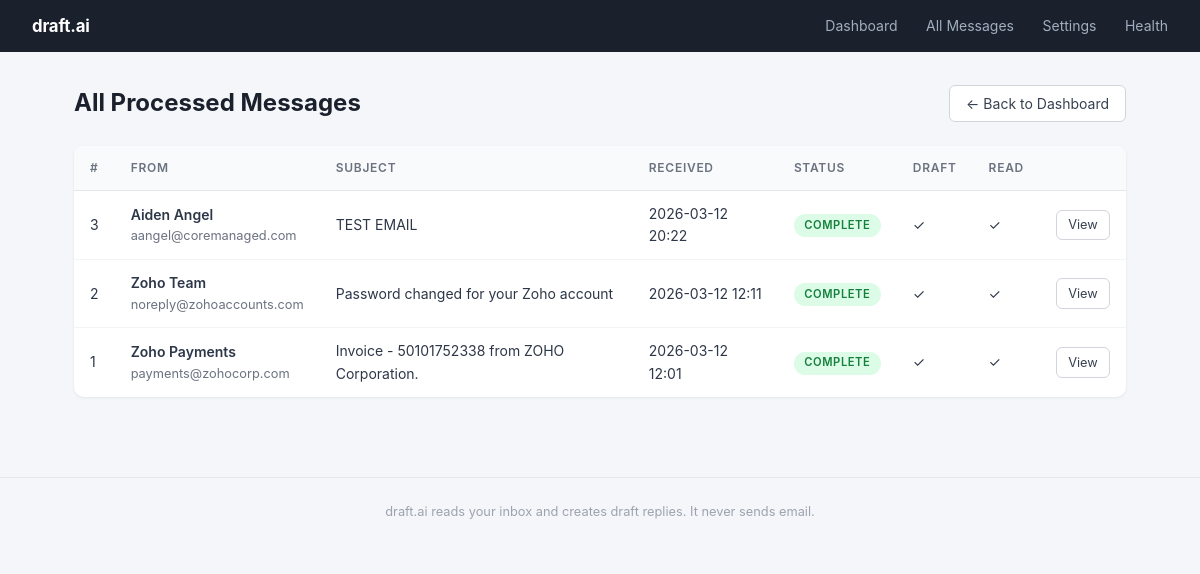
/messages, run on an earlier commit of the app's database.
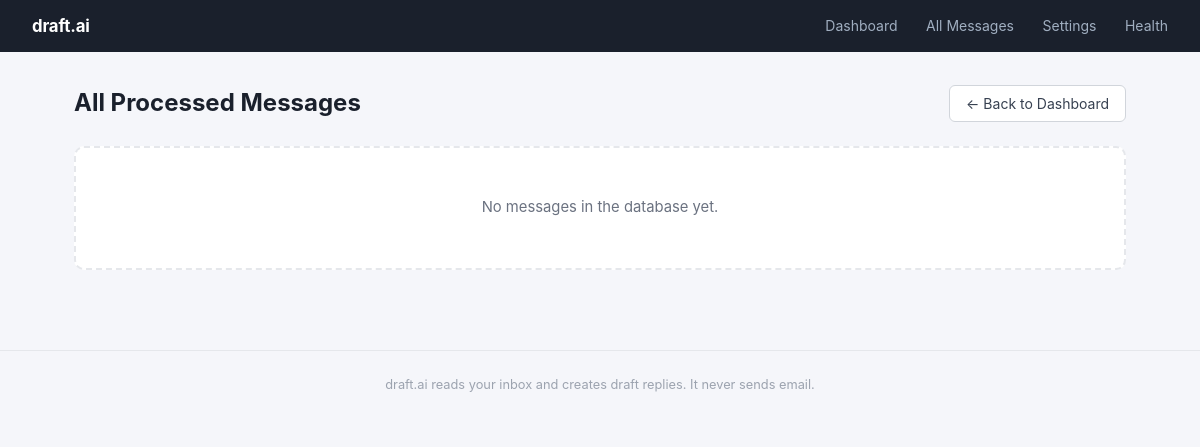
And on a later commit of the database.
### models.py (models this page shows)
class Message(Base):
    __tablename__ = "messages"
    id = Column(Integer, primary_key=True, index=True)
    mailbox_id = Column(Integer, ForeignKey("mailboxes.id"), nullable=False)
    message_id = Column(String, unique=True, nullable=False, index=True)
    uid = Column(String, nullable=True)
    from_email = Column(String, nullable=True)
    from_name = Column(String, nullable=True)
    subject = Column(String, nullable=True)
    received_at = Column(DateTime, nullable=True)
    body_text = Column(Text, nullable=True)
    cleaned_text = Column(Text, nullable=True)
    is_read_marked = Column(Boolean, default=False)
    draft_appended = Column(Boolean, default=False)
    status = Column(String, default="new")
    error_message = Column(Text, nullable=True)
    created_at = Column(DateTime, default=datetime.utcnow)
    mailbox = relationship("Mailbox", back_populates="messages")
    drafts = relationship("Draft", back_populates="message")

### app.py (the view)
@app.get("/messages", response_class=HTMLResponse)
async def list_messages(request: Request, db: Session = Depends(get_db)):
    messages = (
        db.query(Message)
        .order_by(Message.created_at.desc())
        .all()
    )
    return templates.TemplateResponse(
        "messages.html",
        {"request": request, "messages": messages},
    )

### templates/messages.html (shortened to what this page needs)
{% extends "base.html" %}
{% block content %}
<div class="page-header">
  <h1>All Processed Messages</h1>
  <a href="/" class="btn">← Back to Dashboard</a>
</div>
{% if messages %}
<table class="data-table">
  <thead>
    <tr>
      <th>#</th>
      <th>From</th>
      <th>Subject</th>
      <th>Received</th>
      <th>Status</th>
      <th>Draft</th>
      <th>Read</th>
      <th></th>
    </tr>
  </thead>
  <tbody>
  {% for msg in messages %}
    <tr class="{% if msg.status == 'error' %}row-error{% endif %}">
      <td>{{ msg.id }}</td>
      <td>
        <div class="small-from">{{ msg.from_name or '' }}</div>
        <div class="small-email">{{ msg.from_email or '' }}</div>
      </td>
      <td>{{ msg.subject or '(no subject)' }}</td>
      <td>{% if msg.received_at %}{{ msg.received_at.strftime('%Y-%m-%d %H:%M') }}{% endif %}</td>
      <td><span class="status-badge status-{{ msg.status }}">{{ msg.status }}</span></td>
      <td>{% if msg.draft_appended %}✓{% else %}–{% endif %}</td>
      <td>{% if msg.is_read_marked %}✓{% else %}–{% endif %}</td>
      <td><a href="/messages/{{ msg.id }}" class="btn btn-sm">View</a></td>
    </tr>
  {% endfor %}
  </tbody>
</table>
{% else %}
<div class="empty-state">
  <p>No messages in the database yet.</p>
</div>
{% endif %}
{% endblock %}

What changed in the data, as far as the page shows it:
removed Message: id "3", from_name "Aiden Angel", from_email "aangel@coremanaged.com", subject "TEST EMAIL", received_at "2026-03-12 20:22", status "COMPLETE"
removed Message: id "2", from_name "Zoho Team", from_email "noreply@zohoaccounts.com", subject "Password changed for your Zoho account", received_at "2026-03-12 12:11", status "COMPLETE"
removed Message: id "1", from_name "Zoho Payments", from_email "payments@zohocorp.com", subject "Invoice - 50101752338 from ZOHO Corporation.", received_at "2026-03-12 12:01", status "COMPLETE"
Also different on the page:
text no longer shown: "# FROM SUBJECT RECEIVED STATUS DRAFT READ"
text now shown: "No messages in the database yet."
